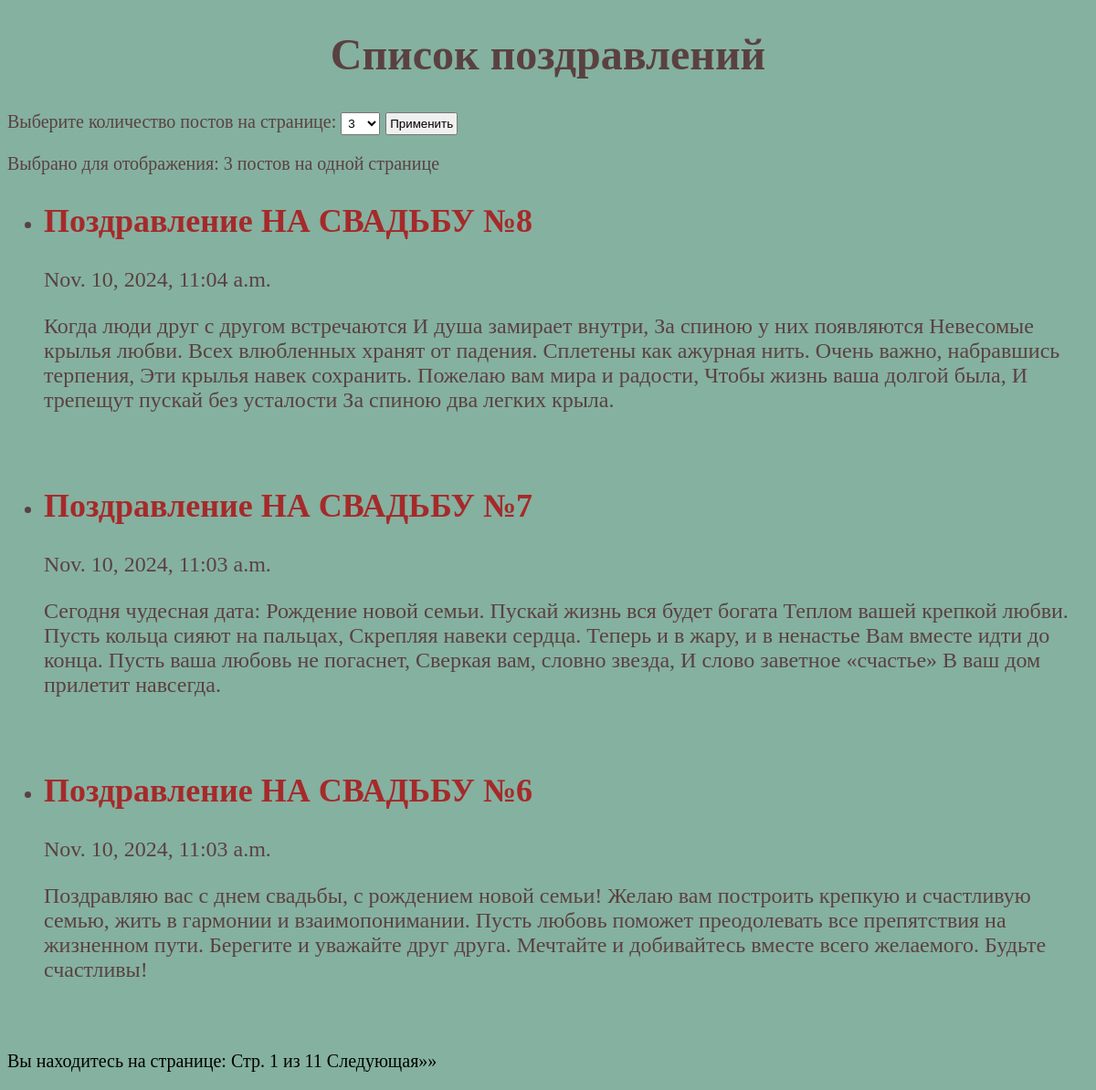
The page / on the database its author committed.
### djangoApp5/models.py (models this page shows, shortened)
class Post(models.Model):
    title = models.CharField(max_length=50)
    content = models.TextField()
    created_at = models.DateTimeField(auto_now_add=True)    # дата и время заполнится автоматически

### djangoApp5/views.py (the view)
# urls.py: path('', output_posts_on_page),
def output_posts_on_page(request):
    posts = Post.objects.all().order_by('-created_at')    # получили все объекты в отсортированном порядке от последнего
    posts_per_page = request.GET.get('posts_per_page')    # количество постов на странице, переданное пользователем
    if not posts_per_page:
        posts_per_page = 3    # количество постов на странице по умолчанию
    paginator = Paginator(posts, posts_per_page)    # укажем количество объектов на странице
    page_number = request.GET.get('page')    # получаем текущую страницу(номер) пользователя
    try:
        page_posts = paginator.get_page(page_number)  # к объекту paginator применяем метод get_page с текущей страницей
    except PageNotAnInteger:
        page_posts = paginator.page(1)
    except EmptyPage:
        page_posts = paginator.page(paginator.num_pages)
    return render(request, 'output_posts_on_page.html',
                  {'page_posts': page_posts, 'posts_per_page': posts_per_page})

### templates/output_posts_on_page.html (shortened to what this page needs)
{% load static %}
<!DOCTYPE html>
<html lang="en">
<head>
    <link rel="stylesheet" type="text/css" href = '{% static "style.css" %}'>
</head>
<body>
    {% block content %}
        <h1 class="h1">Список поздравлений</h1>
        <form action="." method="get">
            <label style="font-size: 20px;">Выберите количество постов на странице: </label>
            <select name="posts_per_page" style="padding: 3px;">
                <option>3</option>
            </select>
            <button type="submit" style="padding: 3px;">Применить</button>
        </form>
        <p style="font-size: 20px;">Выбрано для отображения: {{ posts_per_page }} постов на одной странице</p>
        <ul>
            {% for post in page_posts %}
                <li>
                    <h2 class="h2">{{ post.title }}</h2>
                    <p>{{ post.created_at }}</p>
                    <p>{{ post.content }}</p>
                    <br>
                </li>
            {% empty %}
                <p>Нет постов.</p>
            {% endfor %}
        </ul>
        <div class="pagination">
            <p>
                Вы находитесь на странице:
                Стр. {{ page_posts.number }} из {{ page_posts.paginator.num_pages }}
                {% if page_posts.has_next %}
                    <a href="?page={{ page_posts.next_page_number }}&posts_per_page={{ posts_per_page }}" class="href-pag">
                        Следующая&raquo;&raquo;
                    </a>
                {% endif %}
            </p>
        </div>
    {% endblock %}
</body>
</html>

### static/style.css (style rules this page uses)
body { background-color: #85b1a0; color: #5a4141; font-size: 24px; }
h1 { text-align: center; }
h2 { color: brown; }
.pagination { font-size: 20px; color: black; }
.href-pag { font-size: 20px; color: black; text-decoration: none; }

### rows shown on the page
Post: title "Поздравление НА СВАДЬБУ №8", created_at "Nov. 10, 2024, 11:04 a.m.", content "Когда люди друг с другом встречаются И душа замирает внутри, За спиною у них появляются Невесомые крылья любви. Всех влюбленных хранят от падения. Сплетены как ажурная нить. Очень важно, набравшись терпения, Эти крылья навек сохранить. Пожелаю вам мира и радости, Чтобы жизнь ваша долгой была, И трепещут пускай без усталости За спиною два легких крыла."
Post: title "Поздравление НА СВАДЬБУ №7", created_at "Nov. 10, 2024, 11:03 a.m.", content "Сегодня чудесная дата: Рождение новой семьи. Пускай жизнь вся будет богата Теплом вашей крепкой любви. Пусть кольца сияют на пальцах, Скрепляя навеки сердца. Теперь и в жару, и в ненастье Вам вместе идти до конца. Пусть ваша любовь не погаснет, Сверкая вам, словно звезда, И слово заветное «счастье» В ваш дом прилетит навсегда."
Post: title "Поздравление НА СВАДЬБУ №6", created_at "Nov. 10, 2024, 11:03 a.m.", content "Поздравляю вас с днем свадьбы, с рождением новой семьи! Желаю вам построить крепкую и счастливую семью, жить в гармонии и взаимопонимании. Пусть любовь поможет преодолевать все препятствия на жизненном пути. Берегите и уважайте друг друга. Мечтайте и добивайтесь вместе всего желаемого. Будьте счастливы!"

### other values the page prints
{{ posts_per_page }} "3"
{{ page_posts.number }} "1"
{{ page_posts.paginator.num_pages }} "11"
